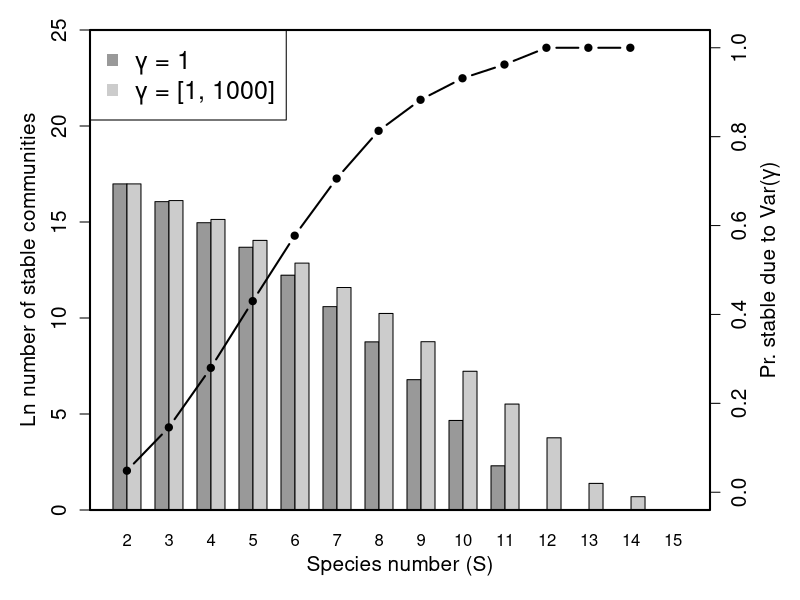
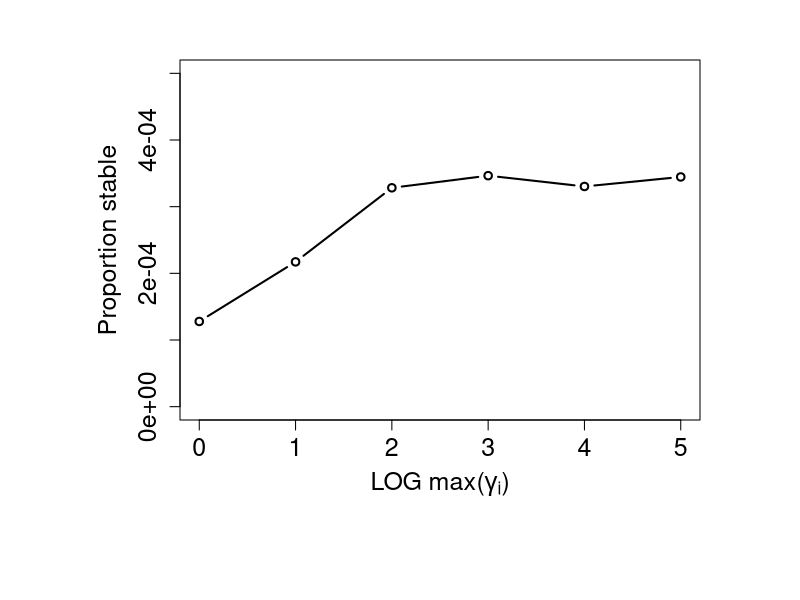
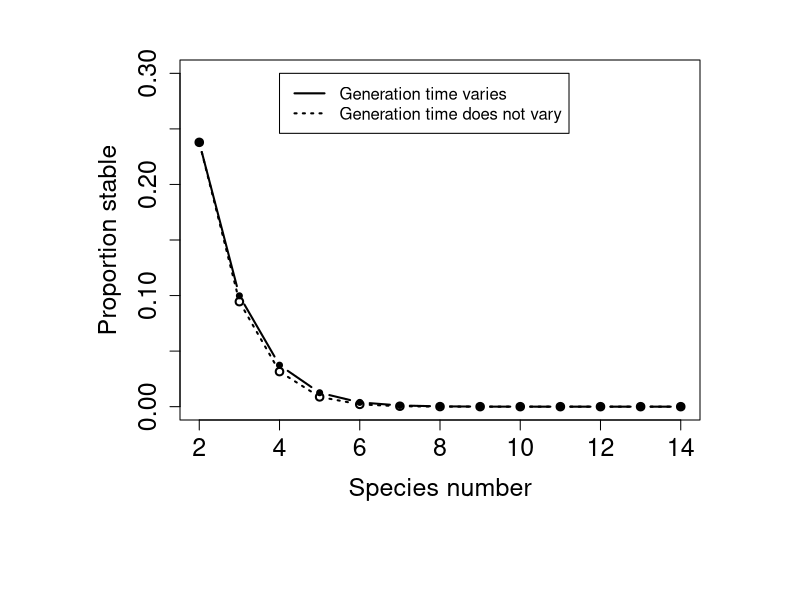
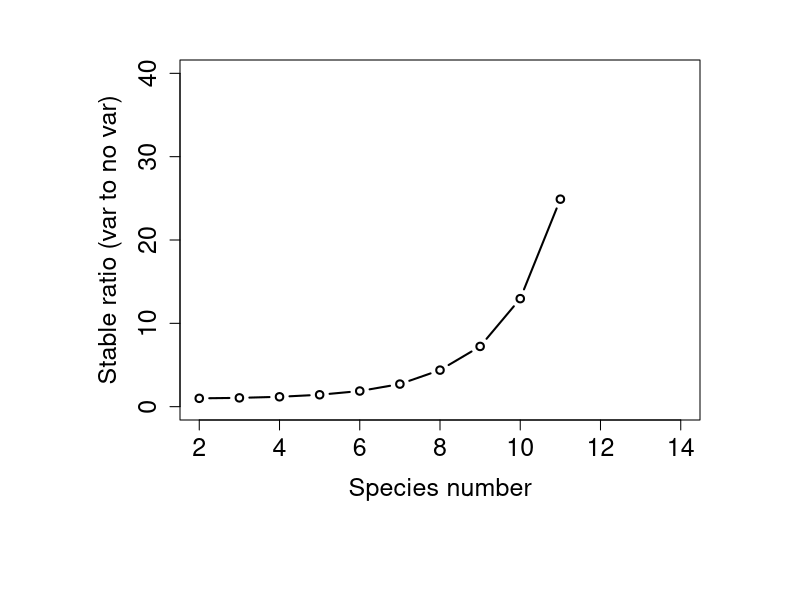
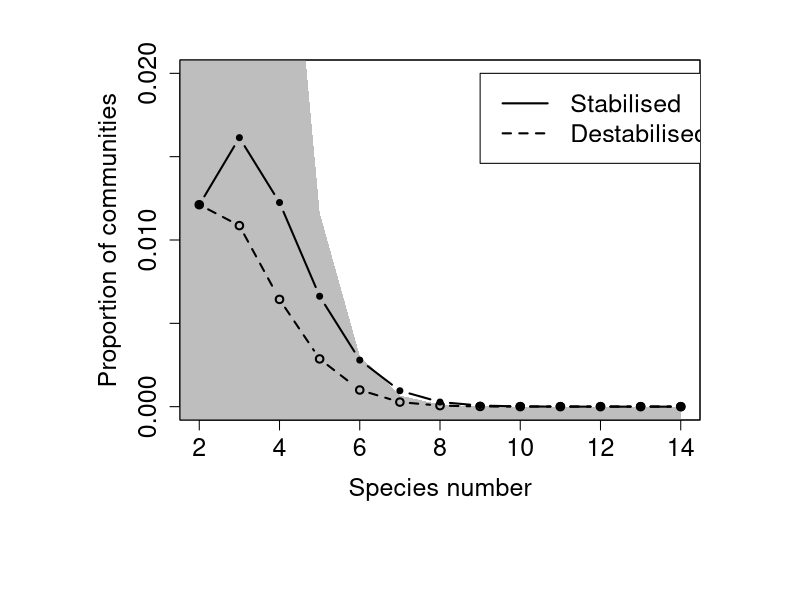
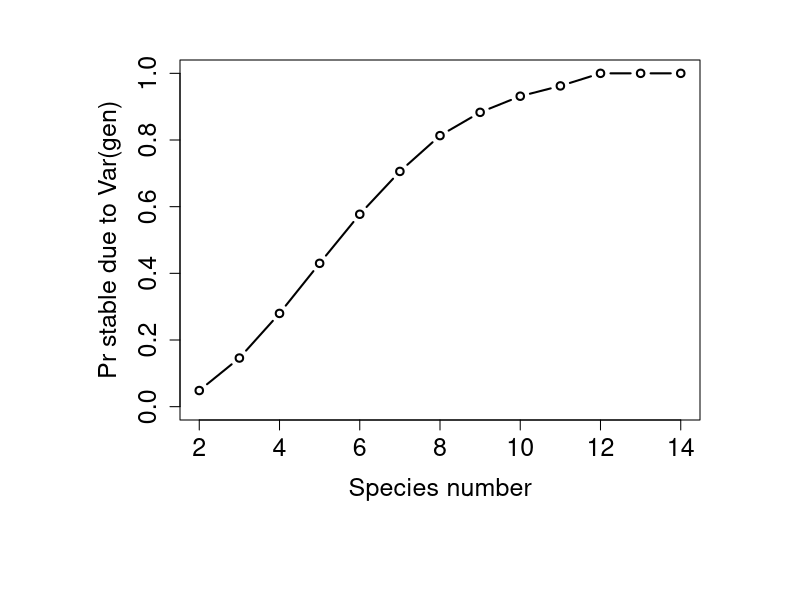
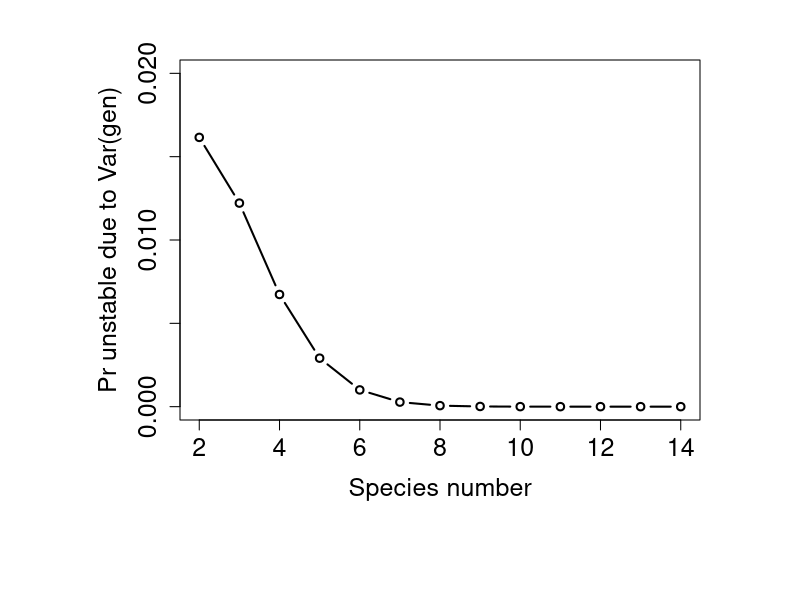
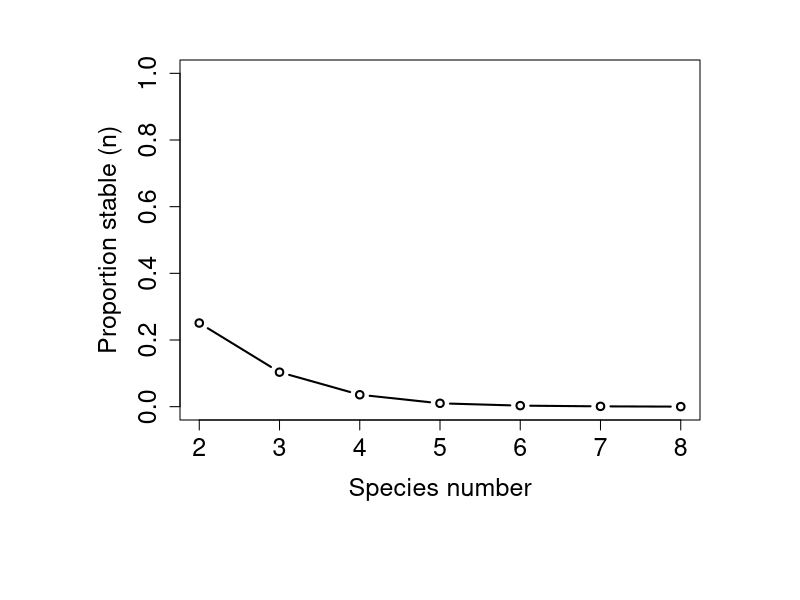

Generate these figures, in order, with R:
## ---- chunk 1
library(knitr);
dat  <- read.table(file = "mat_dat.csv", header = TRUE, sep = ",");
dat  <- cbind(dat, (dat[,3] - dat[,5]) + dat[,4]);
rownames(dat) <- NULL;
colnames(dat) <- c("Species (S)", "Unstable", "Stable", "Stabilised", 
                   "Destabilised", "Stable ($\\ Var(\u03b3)$ )")
## ---- chunk 2
bar_dat                      <- t(cbind(dat[,3], dat[,6]));
log_bar_dat                  <- log(bar_dat);
log_bar_dat[log_bar_dat < 0] <- 0;
par(oma = c(4, 4, 1, 4), mar = c(0.5, 0.5, 0.5, 0.5), lwd = 1);
barplot(log_bar_dat, beside = TRUE, col = c("grey60", "grey80"),
        names.arg = dat[,1], ylim = c(0, 25), xlab = "Species number (S)",
        ylab = "Ln number of stable communities", cex.lab = 1.25, 
        cex.axis = 1.25, xlim = c(1, 42), cex.names = 1);
legend("topleft", c("\u03b3 = 1", "\u03b3 = [1, 1000]"), pch=15, 
       col=c("grey60","grey80"), cex = 1.5);
box(lwd = 2);
par(new = TRUE);
y1     <- dat[,4] / (dat[,3] + dat[,4]);
x1     <- seq(from = 2.315, length = 14, by = 0.95)
plot(x = x1, y = y1, xaxt = "n", yaxt = "n", lwd = 2, ylim = c(0, 1),
     xlab = "", ylab = "", type = "b", xlim = c(2, 15), pch = 20, cex = 1.25);
axis(side = 4, at = seq(from = 0, to = 1, by = 0.2), cex.axis = 1.25);
mtext(expression(paste("Species number (S)")), outer = TRUE, side = 1,
      line = 2, cex = 1.25);
mtext(expression(paste("Ln number of stable communities")), outer = TRUE, 
      side = 2, line = 2, cex = 1.25);
mtext(expression(paste("Pr. stable due to Var(",gamma,")")), outer = TRUE, 
      side = 4, line = 2.2, cex = 1.25);
## ---- chunk 3
mag_var <- read.table(file = "var_gen_mag.csv", header = TRUE, sep = ",");
stabi_3 <- mag_var[,3] / 10000000;
par(mar = c(5, 5, 2, 1));
plot(x = log10(mag_var[,1]), y = stabi_3, type = "b", lwd = 2, ylim = c(0, 0.0005),
     xlab = expression(paste("LOG max(",gamma[i],")")), ylab = "Proportion stable",
     cex.axis = 1.5, cex.lab = 1.5, lty = "solid");
## ---- chunk 4
gen_var  <- read.table(file = "full_data.csv", header = TRUE, sep = ",");
gen_var  <- gen_var[1:13,];
tot_sim  <- sum(gen_var[1,2:5]);
before_v <- gen_var[,3] / tot_sim;
after_v  <- ((gen_var[,3] - gen_var[,4]) + gen_var[,5]) / tot_sim;
par(mar = c(5, 5, 2, 1));
plot(x = gen_var[,1], y = before_v, type = "b", lwd = 2, ylim = c(0, 0.3),
     xlab = "Species number", ylab = "Proportion stable",
     cex.axis = 1.5, cex.lab = 1.5, lty = "dotted");
points(x = gen_var[,1], y = after_v, type = "b", lwd = 2, ylim = c(0, 0.3),
       lty = "solid", pch = 20);
legend(x = 4, y = 0.3, lwd = 2,
       legend = c("Generation time varies", "Generation time does not vary"),
       lty = c("solid", "dotted"));
## ---- chunk 5
par(mar = c(5, 5, 2, 1));
plot(x = gen_var[,1], y = after_v / before_v, type = "b", lwd = 2, ylim = c(0, 40),
     xlab = "Species number", ylab = "Stable ratio (var to no var)",
     cex.axis = 1.5, cex.lab = 1.5, lty = "solid");
## ---- chunk 6
unstable    <- gen_var[,2] / tot_sim;
stable      <- gen_var[,3] / tot_sim;
destablised <- gen_var[,4] / tot_sim;
stabilised  <- gen_var[,5] / tot_sim;
par(mar = c(5, 5, 2, 1));
plot(x = gen_var[,1], y = destablised, type = "b", lwd = 2, ylim = c(0, 0.02),
     xlab = "Species number", ylab = "Proportion of communities",
     cex.axis = 1.5, cex.lab = 1.5, lty = "dashed");
polygon(x = c(gen_var[,1], rev(gen_var[,1]), -4), 
        y = c(stable + destablised, rep(-1, dim(gen_var)[1] + 1)), 
        col = "grey", border = NA);
box();
points(x = gen_var[,1], y = destablised, type = "b", lwd = 2, lty = "dashed");
points(x = gen_var[,1], y = stabilised, type = "b", lwd = 2, ylim = c(0, 0.02),
       lty = "solid", pch = 20);
legend(x = 9, y = 0.02, lwd = 2, cex = 1.5,
       legend = c("Stabilised", "Destabilised"),
       lty = c("solid", "dashed"));
## ---- chunk 7
par(mar = c(5, 5, 2, 1));
y1 <- stabilised / (stable + stabilised);
plot(x = gen_var[,1], y = y1, type = "b", lwd = 2, ylim = c(0, 1),
     xlab = "Species number", ylab = "Pr stable due to Var(gen)",
     cex.axis = 1.5, cex.lab = 1.5, lty = "solid");
print(stabilised);
print(stable);
print(y1);
## ---- chunk 8
par(mar = c(5, 5, 2, 1));
y1 <- destablised / (unstable + destablised);
plot(x = gen_var[,1], y = y1, type = "b", lwd = 2, ylim = c(0, 0.02),
     xlab = "Species number", ylab = "Pr unstable due to Var(gen)",
     cex.axis = 1.5, cex.lab = 1.5, lty = "solid");
## ---- chunk 9
random_comm <- function(dm = 2, iter = 10000){
    stabilised_fastevo <- NULL;
    unstabled_fastevo  <- NULL;
    nn           <- dm * dm;
    tot_stabled  <- 0;
    tot_ustabled <- 0;
    tot_eco_stab <- 0;
    stabilised_fastevo <- NULL;
    unstabled_fastevo  <- NULL;
    while(iter > 0){
        stabilised   <- 0;
        unstabilised <- 0;
        Adat <- runif(n = nn, min = -4, max = 4);
        Bdat <- runif(n = nn, min = -4, max = 4);
        Cdat <- runif(n = nn, min = -4, max = 4);
        A    <- matrix(data = Adat, nrow = dm, ncol = dm);
        B    <- matrix(data = Bdat, nrow = dm, ncol = dm);
        C    <- matrix(data = Cdat, nrow = dm, ncol = dm);
        egD  <- 1;
        while(egD >= 0){
             Ddat <- runif(n = nn, min = -4, max = 4);
             D    <- matrix(data = Ddat, nrow = dm, ncol = dm);
             egD  <- max(Re(eigen(D)$values))
        }
        eco_stable       <- max(Re(eigen(A)$values)) < 0;
        slow_evo_maxE    <- max(Re(eigen(A + B %*% solve(D) %*% (-C))$values));
        stable_fast_evo  <- slow_evo_maxE < 0;
        if(eco_stable == FALSE & stable_fast_evo == TRUE){
            list_ele <- length(stabilised_fastevo$A) + 1;
            stabilised_fastevo$A[[list_ele]] <- A;
            stabilised_fastevo$B[[list_ele]] <- B;
            stabilised_fastevo$C[[list_ele]] <- C;
            stabilised_fastevo$D[[list_ele]] <- D;
            stabilised   <- 1;
        }
        if(eco_stable == TRUE & stable_fast_evo == FALSE){
            list_ele <- length(unstabled_fastevo$A) + 1;
            unstabled_fastevo$A[[list_ele]] <- A;
            unstabled_fastevo$B[[list_ele]] <- B;
            unstabled_fastevo$C[[list_ele]] <- C;
            unstabled_fastevo$D[[list_ele]] <- D;
            unstabilised   <- 1;
        }
        if(stabilised == 1){
            tot_stabled <- tot_stabled + 1;
        }
        if(unstabilised == 1){
            tot_ustabled <- tot_ustabled + 1;
        }
        if(eco_stable == TRUE){
            tot_eco_stab <- tot_eco_stab + 1;
        }
        iter <- iter - 1;
    }
    results <- list(ecologically_stable = tot_eco_stab, 
                    stabilised = tot_stabled, destabilised = tot_ustabled,
                    stabilised_all   = stabilised_fastevo, 
                    destabilised_all = unstabled_fastevo);
    return(results);
}
## ---- chunk 10
dat       <- read.table(file = "rand_sims.txt", header = TRUE);
species   <- dat[,1];
pr_stable <- dat[,2] / (dat[,2] + dat[,4]);
par(mar = c(5, 5, 2, 1));
plot(x = species, y = pr_stable, type = "b", lwd = 2, ylim = c(0, 1),
     xlab = "Species number", ylab = "Proportion stable (n)",
     cex.axis = 1.5, cex.lab = 1.5);
## ---- chunk 11
pr_destabilised <- dat[,3] / dat[,2];
par(mar = c(5, 5, 2, 1));
plot(x = species, y = pr_destabilised, type = "b", lwd = 2, ylim = c(0, 1),
     xlab = "Species number", ylab = "Proportion destabilised",
     cex.axis = 1.5, cex.lab = 1.5);
## ---- chunk 12
pr_stabilised <- dat[,5] / dat[,4];
par(mar = c(5, 5, 2, 1));
plot(x = species, y = pr_stabilised, type = "b", lwd = 2, ylim = c(0, 1),
     xlab = "Species number", ylab = "Proportion stabilised",
     cex.axis = 1.5, cex.lab = 1.5);
